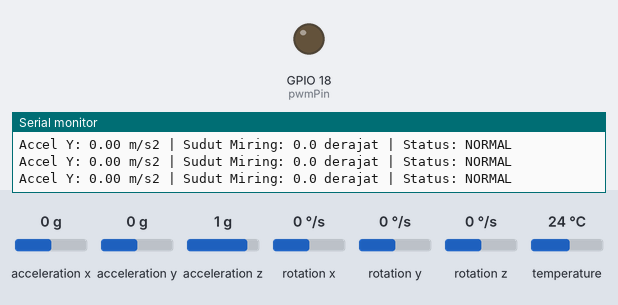
This program was run on a simulated ESP32. Parts: output pins drawn as LEDs (lit = HIGH), the last lines printed to the serial monitor. The inputs (shaded band) are chosen by the test bench; at power-on: acceleration y 0 g, acceleration x 0 g, acceleration z 1 g, rotation x 0 °/s, rotation y 0 °/s, rotation z 0 °/s, temperature 24 °C.

Above: at 1.2 s.
1.3 s: acceleration y set to -0.4 g
4.3 s: acceleration y set to -0.7 g
At 4.6 s:
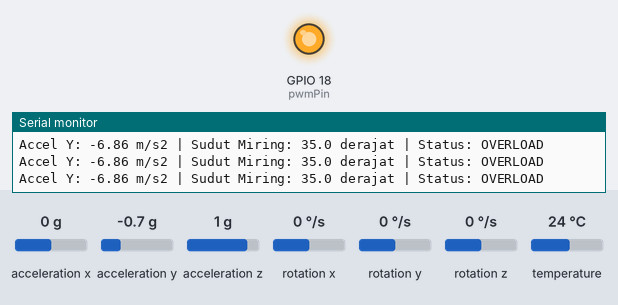
5.8 s: acceleration y set to 0 g
At 7.0 s:
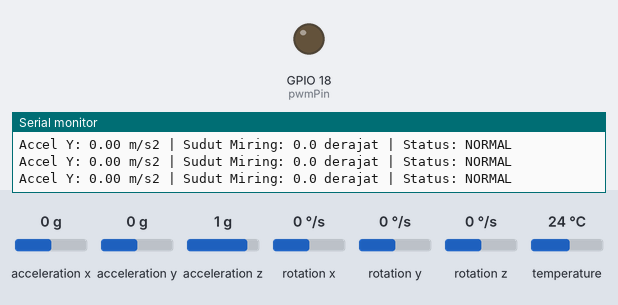
7.3 s: acceleration y set to -1.4 g
At 8.1 s:
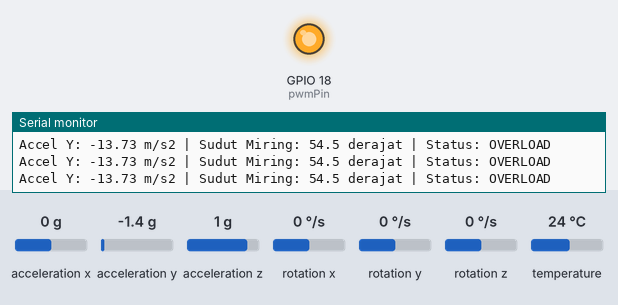
Timing chart, 0 to 9.8 s (numbered marks = the images above; inputs shaded):
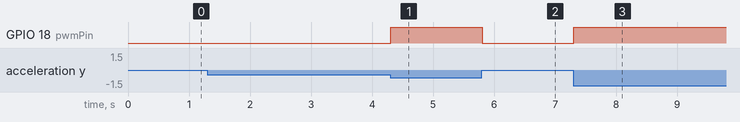

Measured:
- the behaviour switches between -0.5 and -0.6 g on acceleration y (found by bisection; images 0 and 1)
- after the input at 4.3 s, GPIO 18 (pwmPin): LOW → HIGH at once
- after the input at 5.8 s, GPIO 18 (pwmPin): HIGH → LOW at once
- after the input at 7.3 s, GPIO 18 (pwmPin): LOW → HIGH at once

The program:

main.cpp
```cpp
#include <Wire.h>
#include <Adafruit_MPU6050.h>
#include <Adafruit_Sensor.h>
#include <math.h>

Adafruit_MPU6050 mpu;

const int pinSDA = 21;
const int pinSCL = 22;
const int pwmPin = 18;

const int freq = 5000;
const int pwmChannel = 0;
const int resolution = 8;

const float batasSudut = 30.0;

float accYTerakhir = 0.0;
float sudutTerakhir = 0.0;
String statusBaru = "";

float bacaKemiringan(float &nilaiAccelY) {
    sensors_event_t a, g, temp;

    mpu.getEvent(&a, &g, &temp);

    nilaiAccelY = a.acceleration.y;

    float roll = atan2(a.acceleration.y, a.acceleration.z)
                 * 180.0 / PI;

    return abs(roll);
}

void cekKondisiMPU() {
    sudutTerakhir = bacaKemiringan(accYTerakhir);

    if (sudutTerakhir > batasSudut) {
        statusBaru = "OVERLOAD";
        ledcWrite(pwmChannel, 255);
    } else {
        statusBaru = "NORMAL";
        ledcWrite(pwmChannel, 0);
    }
}

void setup() {
    Serial.begin(115200);

    Wire.begin(pinSDA, pinSCL);

    if (!mpu.begin(0x68)) {
        Serial.println("Gagal menemukan sensor MPU6050!");
    }

    Serial.println("MPU6050 Siap!");

    ledcSetup(pwmChannel, freq, resolution);
    ledcAttachPin(pwmPin, pwmChannel);
}

void loop() {
    unsigned long waktuSekarang = millis();
    unsigned long waktuSebelumnya = 0;
    const unsigned long interval = 200;

    if (waktuSekarang - waktuSebelumnya >= interval) {
        waktuSebelumnya = waktuSekarang;

        cekKondisiMPU();

        Serial.print("Accel Y: ");
        Serial.print(accYTerakhir, 2);

        Serial.print(" m/s2 | Sudut Miring: ");
        Serial.print(sudutTerakhir, 1);

        Serial.print(" derajat | Status: ");
        Serial.println(statusBaru);
    }
}
```
